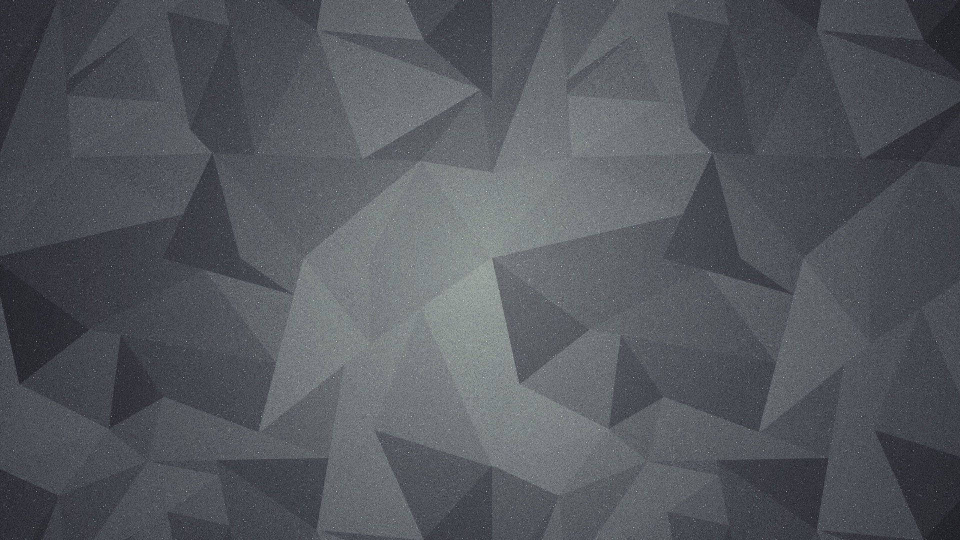
#> input picture Images/Hinh6.jpg, 1920 x 1080 px, found by its file name (shown at 1/2 size)
$ jupyter execute Bai14.ipynb
#> lines starting #> are read from the running program, lines starting #| are printed output that depends on the picture
[cell 1]
import numpy as np
from PIL import Image

def average_images(image_list,size   ):
#> called with size = (700, 500)
    total_array = np.array(Image.open(image_list[0]).resize(size), 'f')
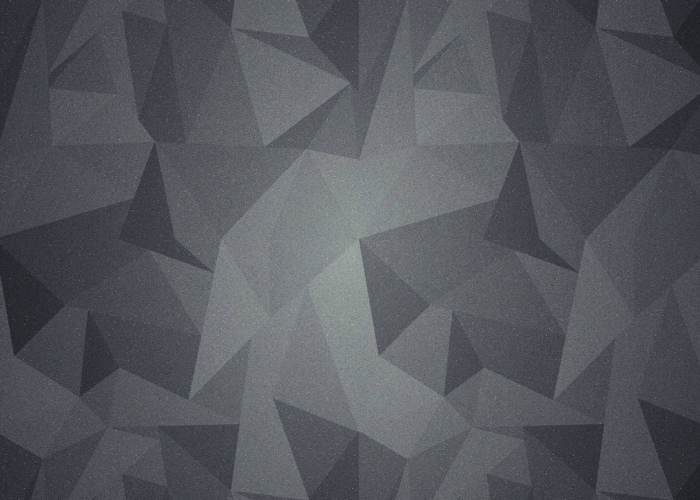
#> total_array: shape (500, 700, 3) float32; mean R, G, B 84.9, 87.9, 93.9
    count=1

    for image_path in image_list[1:]:
        try:
            image_array = np.array(Image.open(image_path).resize(size), 'f')
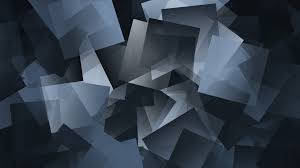
#> input picture Images/Hinh7.jpg, 300 x 168 px, found by its file name
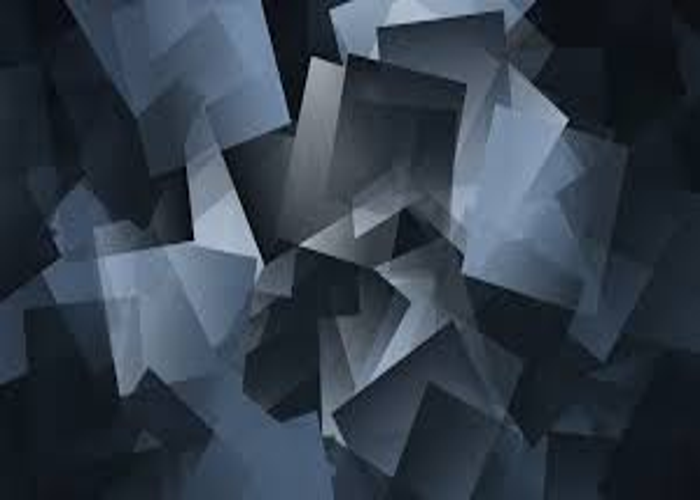
#> image_array: shape (500, 700, 3) float32; mean R, G, B 51, 61.8, 74.3
            total_array += image_array
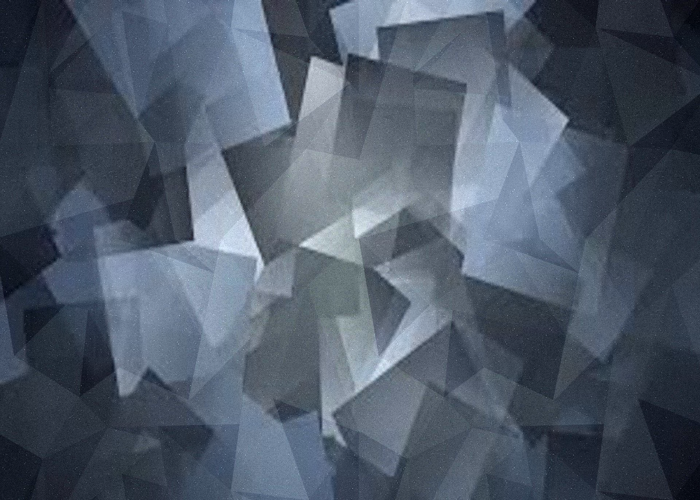
#> total_array: shape (500, 700, 3) float32; mean R, G, B 135.9, 149.7, 168.2; drawn with min black and max white
            count=count+1
        except Exception as e:
            print("Skip  {image_path}: {e}")

    # Tính trung bình
    average_array = total_array / count
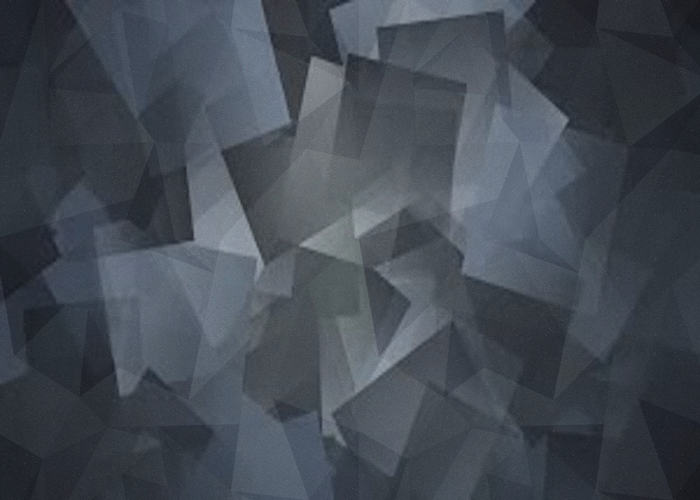
#> average_array: shape (500, 700, 3) float32; mean R, G, B 68, 74.8, 84.1

    # Chuyển đổi kết quả trung bình thành hình ảnh
    average_image = Image.fromarray(average_array.astype('uint8'))

    return average_image

# Sử dụng ví dụ:
my_path_1 = "D:/Computer_Vision/Computer_Vision/Images/Hinh6.jpg"
my_path_2 = "D:/Computer_Vision/Computer_Vision/Images/Hinh7.jpg"
image_list = [my_path_1, my_path_2]
size = (700, 500)
result_image = average_images(image_list, size)
display(result_image)


# Sử dụng ví dụ:
my_path_1 = "D:/Computer_Vision/Computer_Vision/Images/Hinh4.jpg"
my_path_2 = "D:/Computer_Vision/Computer_Vision/Images/Hinh5.jpg"
size = (700, 500)
result_image = average_images(image_list, size)
display(result_image)
